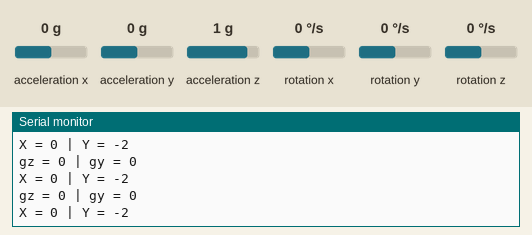
Simulated run of this sketch. Board: Arduino Leonardo, built with avr-gcc and run on an emulated ATmega32U4. Shown: the last lines printed to the serial monitor. Inputs (shaded band) come from the test bench; at power-on: rotation z 0 °/s, rotation y 0 °/s, acceleration x 0 g, acceleration y 0 g, acceleration z 1 g, rotation x 0 °/s. USB keyboard and mouse output is not drawn.

Above: at 1.2 s.
1.3 s: rotation z set to -192 °/s
At 1.42 s:
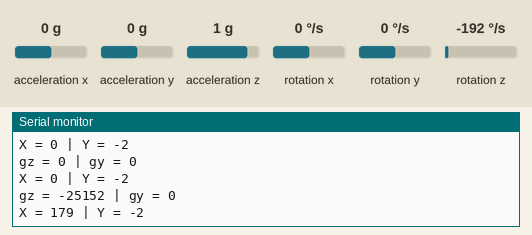
4.3 s: rotation y set to -192 °/s
At 4.36 s:
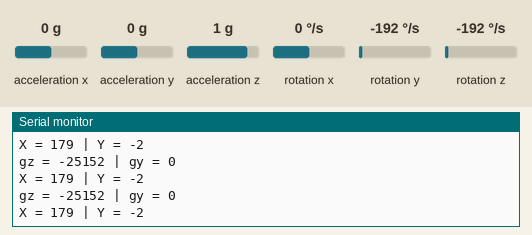
5.8 s: rotation y set to -100 °/s
At 5.81 s:
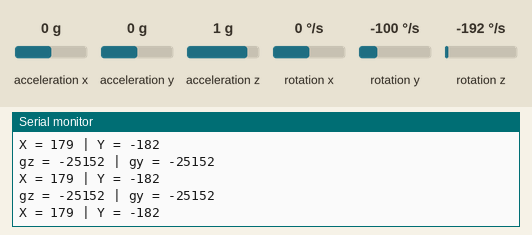
Timing chart, 0 to 8.8 s (numbered marks = the images above; inputs shaded):
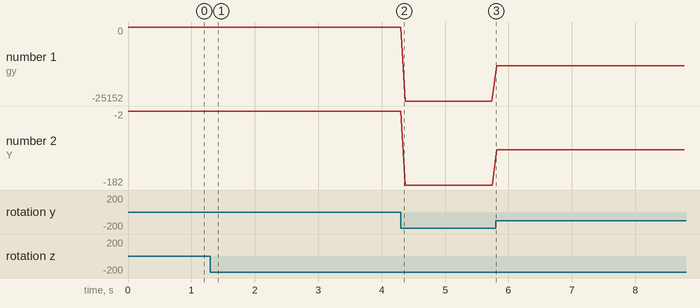

The sketch:

gyro_mouse_interface_test.ino.ino
```cpp
/*
 * gyro_mouse_interface_test.ino
 * Created: 4/14/19
 * Last Modified: 4/14/19
 *
 * Change Log:
 *    0.1 - Adapted from Accelerometer Mouse by MrHobbyelectronics
 *    0.2 - add Mouse.begin();
 *    0.2.5 - caliberate mouse_y_bias on one computer
 * Known Issues:
 *    1. need function to do initial calibration
 *    2. need function to change sensitivity
 *    3. need function to adjust tolerance (not used for ver 0.2.5
 * Circuit:
 *    Arduino Leonardo
 *    GY521 -MPU6050 Gyro+Acc
 *      D3 <-> SCL
 *      D2 <-> SDA
 *      D0 <-> INT
 */

#include <Wire.h>
#include <I2Cdev.h>
#include <MPU6050.h>
#include <Mouse.h>

MPU6050 mpu;
int16_t ax, ay, az, gx, gy, gz;
int mouse_x, mouse_y;
const int responseDelay = 70;
const int sensitivity_x = 140;
const int sensitivity_y = 140;
const int mouse_y_bias = 350;
//const int tolerance = 20;
//int button1 = 6;
//int button2 = 7;
//int buttonState1 = 0;
//int buttonState2 = 0;

void setup() {

  Serial.begin(9600);
  Wire.begin();
  //pinMode(button1, INPUT);
  //pinMode(button2, INPUT);
  mpu.initialize();
  if (!mpu.testConnection()) { while (1); }
  Mouse.begin();
}

void loop() {
  // get all data from acceleerometer and gyro
  // use gyro x,y axis movement to calculate mouse movement
  mpu.getMotion6(&ax, &ay, &az, &gx, &gy, &gz);

  mouse_x = -(gz)/sensitivity_x;     //gz+15
  mouse_y = (gy- mouse_y_bias)/sensitivity_y;     //gy-100

  Serial.print("gz = ");
  Serial.print(gz);
  Serial.print(" | gy = ");
  Serial.print(gy);

  Serial.print("\nX = ");
  Serial.print(mouse_x);
  Serial.print(" | Y = ");
  Serial.println(mouse_y);

  Mouse.move(mouse_x, mouse_y,0);
  /*
  buttonState1 = digitalRead(button1);
  buttonState2 = digitalRead(button2);

 if (buttonState1 == HIGH) {
    Mouse.press(MOUSE_LEFT);
    delay(100);
    Mouse.release(MOUSE_LEFT);
    delay(200);

  }
  else if(buttonState2 == HIGH) {
    Mouse.press(MOUSE_RIGHT);
    delay(100);
    Mouse.release(MOUSE_RIGHT);
    delay(200);
  }
  */
  delay(responseDelay);
}
```

Measured:
- after the input at 1.3 s, the serial monitor: prints a new line after 0.06 s (image 1)
- plotted number 1: -25152 → -13100 after the input at 5.8 s
- plotted number 2: -2 → -182 after the input at 4.3 s, -182 → -96 after the input at 5.8 s
